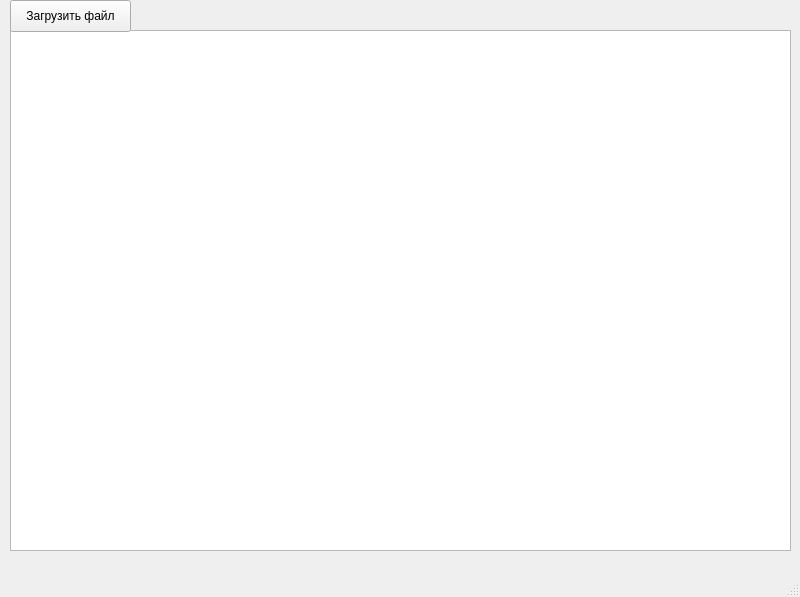
<?xml version="1.0" encoding="UTF-8"?>
<ui version="4.0">
 <class>MainWindow</class>
 <widget class="QMainWindow" name="MainWindow">
  <property name="geometry">
   <rect>
    <x>0</x>
    <y>0</y>
    <width>800</width>
    <height>597</height>
   </rect>
  </property>
  <property name="windowTitle">
   <string>MainWindow</string>
  </property>
  <widget class="QWidget" name="centralwidget">
   <widget class="QGraphicsView" name="graphicsView">
    <property name="geometry">
     <rect>
      <x>10</x>
      <y>30</y>
      <width>781</width>
      <height>521</height>
     </rect>
    </property>
   </widget>
   <widget class="QPushButton" name="Button">
    <property name="geometry">
     <rect>
      <x>10</x>
      <y>0</y>
      <width>121</width>
      <height>32</height>
     </rect>
    </property>
    <property name="text">
     <string>Загрузить файл</string>
    </property>
   </widget>
  </widget>
  <widget class="QMenuBar" name="menubar">
   <property name="geometry">
    <rect>
     <x>0</x>
     <y>0</y>
     <width>800</width>
     <height>22</height>
    </rect>
   </property>
  </widget>
  <widget class="QStatusBar" name="statusbar"/>
 </widget>
 <resources/>
 <connections/>
</ui>
